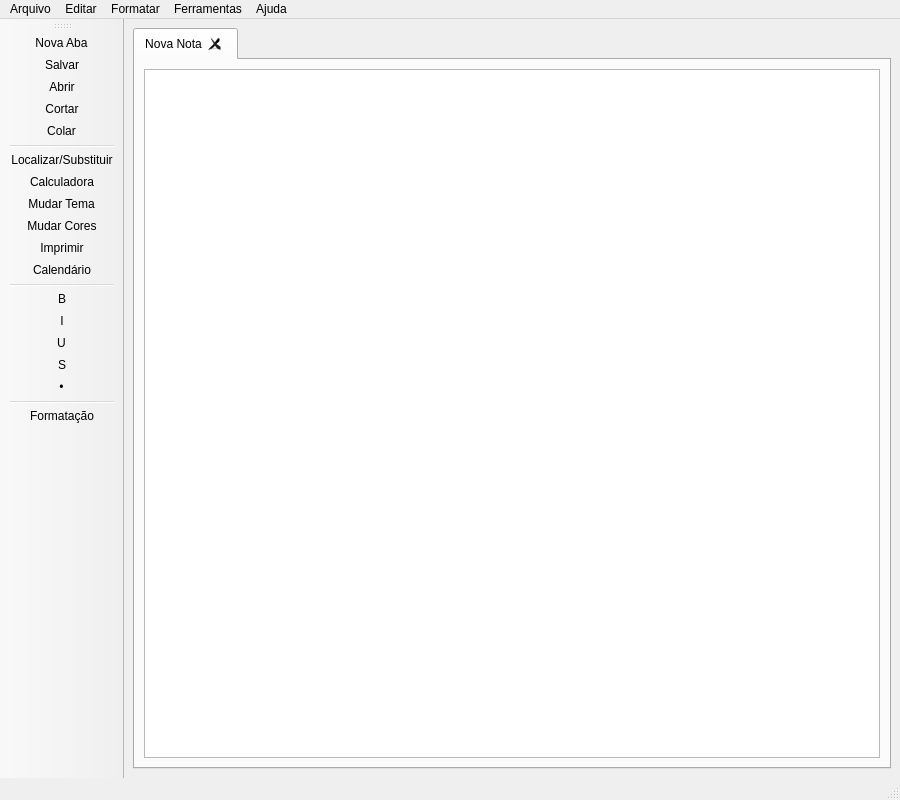
<?xml version="1.0" encoding="UTF-8"?>
<ui version="4.0">
 <class>MainWindow</class>
 <widget class="QMainWindow" name="MainWindow">
  <property name="geometry">
   <rect>
    <x>0</x>
    <y>0</y>
    <width>900</width>
    <height>800</height>
   </rect>
  </property>
  <property name="windowTitle">
   <string>Rabisco</string>
  </property>
  <property name="windowIcon">
   <iconset>
    <normaloff>../assets/icons/logo_rabisco.ico</normaloff>../assets/icons/logo_rabisco.ico</iconset>
  </property>
  <widget class="QWidget" name="centralwidget">
   <layout class="QVBoxLayout" name="verticalLayout">
    <item>
     <widget class="QTabWidget" name="tabWidget">
      <property name="currentIndex">
       <number>0</number>
      </property>
      <property name="tabsClosable">
       <bool>true</bool>
      </property>
      <property name="movable">
       <bool>true</bool>
      </property>
      <widget class="QWidget" name="tab">
       <attribute name="title">
        <string>Nova Nota</string>
       </attribute>
       <layout class="QVBoxLayout" name="verticalLayout_2">
        <item>
         <widget class="QTextEdit" name="textEdit">
          <property name="font">
           <font>
            <family>Aptos (Corpo)</family>
            <pointsize>12</pointsize>
           </font>
          </property>
         </widget>
        </item>
       </layout>
      </widget>
     </widget>
    </item>
   </layout>
  </widget>
  <widget class="QMenuBar" name="menubar">
   <property name="geometry">
    <rect>
     <x>0</x>
     <y>0</y>
     <width>760</width>
     <height>22</height>
    </rect>
   </property>
   <widget class="QMenu" name="menuArquivo">
    <property name="title">
     <string>Arquivo</string>
    </property>
    <addaction name="actionNovo"/>
    <addaction name="actionAbrir"/>
    <addaction name="actionSalvar"/>
    <addaction name="actionSalvarComo"/>
    <addaction name="separator"/>
    <addaction name="actionSair"/>
   </widget>
   <widget class="QMenu" name="menuEditar">
    <property name="title">
     <string>Editar</string>
    </property>
    <addaction name="actionCortar"/>
    <addaction name="actionCopiar"/>
    <addaction name="actionColar"/>
   </widget>
   <widget class="QMenu" name="menuFormatar">
    <property name="title">
     <string>Formatar</string>
    </property>
    <addaction name="actionNegrito"/>
    <addaction name="actionItalico"/>
    <addaction name="actionSublinhado"/>
    <addaction name="separator"/>
    <addaction name="actionCor_do_Texto"/>
    <addaction name="separator"/>
    <addaction name="actionAumentarFonte"/>
    <addaction name="actionDiminuirFonte"/>
   </widget>
   <widget class="QMenu" name="menuFerramentas">
    <property name="title">
     <string>Ferramentas</string>
    </property>
    <addaction name="actionCalculadora"/>
    <addaction name="actionMudarTema"/>
    <addaction name="actionMudarCores"/>
    <addaction name="actionImprimir"/>
   </widget>
   <widget class="QMenu" name="menuAjuda">
    <property name="title">
     <string>Ajuda</string>
    </property>
    <addaction name="actionSobre"/>
    <addaction name="actionAjuda"/>
   </widget>
   <addaction name="menuArquivo"/>
   <addaction name="menuEditar"/>
   <addaction name="menuFormatar"/>
   <addaction name="menuFerramentas"/>
   <addaction name="menuAjuda"/>
  </widget>
  <widget class="QStatusBar" name="statusbar"/>
  <widget class="QToolBar" name="toolBar">
   <property name="windowTitle">
    <string>toolBar</string>
   </property>
   <attribute name="toolBarArea">
    <enum>LeftToolBarArea</enum>
   </attribute>
   <attribute name="toolBarBreak">
    <bool>false</bool>
   </attribute>
   <addaction name="actionNovaAba"/>
   <addaction name="actionSalvar"/>
   <addaction name="actionAbrir"/>
   <addaction name="actionCortar"/>
   <addaction name="actionColar"/>
   <addaction name="separator"/>
   <addaction name="actionLocalizar"/>
   <addaction name="actionCalculadora"/>
   <addaction name="actionMudarTema"/>
   <addaction name="actionMudarCores"/>
   <addaction name="actionImprimir"/>
   <addaction name="actionCalendario"/>
   <addaction name="separator"/>
   <addaction name="actionNegrito"/>
   <addaction name="actionItalico"/>
   <addaction name="actionSublinhado"/>
   <addaction name="actionTachado"/>
   <addaction name="actionLista"/>
   <addaction name="separator"/>
   <addaction name="actionFormatacao"/>
  </widget>
  <action name="actionNovo">
   <property name="icon">
    <iconset>
     <normaloff>../assets/icons/nova_aba.png</normaloff>../assets/icons/nova_aba.png</iconset>
   </property>
   <property name="text">
    <string>Novo</string>
   </property>
   <property name="shortcut">
    <string>Ctrl+N</string>
   </property>
  </action>
  <action name="actionAbrir">
   <property name="icon">
    <iconset>
     <normaloff>../assets/icons/abrir.png</normaloff>../assets/icons/abrir.png</iconset>
   </property>
   <property name="text">
    <string>Abrir</string>
   </property>
   <property name="shortcut">
    <string>Ctrl+O</string>
   </property>
  </action>
  <action name="actionSalvar">
   <property name="icon">
    <iconset>
     <normaloff>../assets/icons/salvar.png</normaloff>../assets/icons/salvar.png</iconset>
   </property>
   <property name="text">
    <string>Salvar</string>
   </property>
   <property name="shortcut">
    <string>Ctrl+S</string>
   </property>
  </action>
  <action name="actionSalvarComo">
   <property name="icon">
    <iconset>
     <normaloff>../assets/icons/salvar_como.png</normaloff>../assets/icons/salvar_como.png</iconset>
   </property>
   <property name="text">
    <string>Salvar Como</string>
   </property>
   <property name="shortcut">
    <string>Ctrl+Shift+S</string>
   </property>
  </action>
  <action name="actionSair">
   <property name="icon">
    <iconset>
     <normaloff>../assets/icons/sair.png</normaloff>../assets/icons/sair.png</iconset>
   </property>
   <property name="text">
    <string>Sair</string>
   </property>
   <property name="shortcut">
    <string>Ctrl+Q</string>
   </property>
  </action>
  <action name="actionCortar">
   <property name="icon">
    <iconset>
     <normaloff>../assets/icons/cortar.png</normaloff>../assets/icons/cortar.png</iconset>
   </property>
   <property name="text">
    <string>Cortar</string>
   </property>
   <property name="shortcut">
    <string>Ctrl+X</string>
   </property>
  </action>
  <action name="actionCopiar">
   <property name="icon">
    <iconset>
     <normaloff>../assets/icons/colar.png</normaloff>../assets/icons/colar.png</iconset>
   </property>
   <property name="text">
    <string>Copiar</string>
   </property>
   <property name="shortcut">
    <string>Ctrl+C</string>
   </property>
  </action>
  <action name="actionColar">
   <property name="icon">
    <iconset>
     <normaloff>../assets/icons/colar.png</normaloff>../assets/icons/colar.png</iconset>
   </property>
   <property name="text">
    <string>Colar</string>
   </property>
   <property name="shortcut">
    <string>Ctrl+V</string>
   </property>
  </action>
  <action name="actionNegrito">
   <property name="checkable">
    <bool>true</bool>
   </property>
   <property name="text">
    <string>B</string>
   </property>
   <property name="toolTip">
    <string>Negrito</string>
   </property>
   <property name="shortcut">
    <string>Ctrl+B</string>
   </property>
  </action>
  <action name="actionItalico">
   <property name="checkable">
    <bool>true</bool>
   </property>
   <property name="text">
    <string>I</string>
   </property>
   <property name="toolTip">
    <string>Itálico</string>
   </property>
   <property name="shortcut">
    <string>Ctrl+I</string>
   </property>
  </action>
  <action name="actionSublinhado">
   <property name="checkable">
    <bool>true</bool>
   </property>
   <property name="text">
    <string>U</string>
   </property>
   <property name="toolTip">
    <string>Sublinhado</string>
   </property>
   <property name="shortcut">
    <string>Ctrl+U</string>
   </property>
  </action>
  <action name="actionCor_do_Texto">
   <property name="text">
    <string>Cor do Texto</string>
   </property>
  </action>
  <action name="actionNovaAba">
   <property name="icon">
    <iconset>
     <normaloff>../assets/icons/nova_aba.png</normaloff>../assets/icons/nova_aba.png</iconset>
   </property>
   <property name="text">
    <string>Nova Aba</string>
   </property>
   <property name="toolTip">
    <string>Adicionar nova aba</string>
   </property>
  </action>
  <action name="actionMudarCores">
   <property name="icon">
    <iconset>
     <normaloff>../assets/icons/cores.png</normaloff>../assets/icons/cores.png</iconset>
   </property>
   <property name="text">
    <string>Mudar Cores</string>
   </property>
   <property name="toolTip">
    <string>Mudar a paleta de cores</string>
   </property>
  </action>
  <action name="actionCalendario">
   <property name="icon">
    <iconset>
     <normaloff>../assets/icons/calendario.png</normaloff>../assets/icons/calendario.png</iconset>
   </property>
   <property name="text">
    <string>Calendário</string>
   </property>
   <property name="toolTip">
    <string>Abrir calendário</string>
   </property>
  </action>
  <action name="actionCalculadora">
   <property name="icon">
    <iconset>
     <normaloff>../assets/icons/calculadora.png</normaloff>../assets/icons/calculadora.png</iconset>
   </property>
   <property name="text">
    <string>Calculadora</string>
   </property>
   <property name="toolTip">
    <string>Abrir calculadora do sistema</string>
   </property>
  </action>
  <action name="actionMudarTema">
   <property name="icon">
    <iconset>
     <normaloff>../assets/icons/tema.png</normaloff>../assets/icons/tema.png</iconset>
   </property>
   <property name="text">
    <string>Mudar Tema</string>
   </property>
   <property name="toolTip">
    <string>Alternar entre tema claro e escuro</string>
   </property>
  </action>
  <action name="actionImprimir">
   <property name="icon">
    <iconset>
     <normaloff>../assets/icons/imprimir.png</normaloff>../assets/icons/imprimir.png</iconset>
   </property>
   <property name="text">
    <string>Imprimir</string>
   </property>
   <property name="toolTip">
    <string>Imprimir documento atual</string>
   </property>
   <property name="shortcut">
    <string>Ctrl+P</string>
   </property>
  </action>
  <action name="actionLocalizar">
   <property name="icon">
    <iconset>
     <normaloff>../assets/icons/localizar.png</normaloff>../assets/icons/localizar.png</iconset>
   </property>
   <property name="text">
    <string>Localizar/Substituir</string>
   </property>
   <property name="toolTip">
    <string>Localizar e substituir texto</string>
   </property>
   <property name="shortcut">
    <string>Ctrl+F</string>
   </property>
  </action>
  <action name="actionSobre">
   <property name="icon">
    <iconset>
     <normaloff>../assets/icons/ajuda.png</normaloff>../assets/icons/ajuda.png</iconset>
   </property>
   <property name="text">
    <string>Sobre</string>
   </property>
   <property name="toolTip">
    <string>Informações sobre o Rabisco</string>
   </property>
  </action>
  <action name="actionAumentarFonte">
   <property name="text">
    <string>Aumentar Fonte</string>
   </property>
   <property name="toolTip">
    <string>Aumentar o tamanho da fonte</string>
   </property>
   <property name="shortcut">
    <string>Ctrl++</string>
   </property>
  </action>
  <action name="actionDiminuirFonte">
   <property name="text">
    <string>Diminuir Fonte</string>
   </property>
   <property name="toolTip">
    <string>Diminuir o tamanho da fonte</string>
   </property>
   <property name="shortcut">
    <string>Ctrl+-</string>
   </property>
  </action>
  <action name="actionTachado">
   <property name="checkable">
    <bool>true</bool>
   </property>
   <property name="text">
    <string>S</string>
   </property>
   <property name="toolTip">
    <string>Tachado</string>
   </property>
   <property name="shortcut">
    <string>Ctrl+T</string>
   </property>
  </action>
  <action name="actionLista">
   <property name="text">
    <string>•</string>
   </property>
   <property name="toolTip">
    <string>Inserir lista com marcadores</string>
   </property>
   <property name="shortcut">
    <string>Ctrl+L</string>
   </property>
  </action>
  <action name="actionFormatacao">
   <property name="text">
    <string>Formatação</string>
   </property>
   <property name="toolTip">
    <string>Configurações de formatação de texto</string>
   </property>
   <property name="shortcut">
    <string>Ctrl+Shift+F</string>
   </property>
  </action>
  <action name="actionSobre">
   <property name="text">
    <string>Sobre</string>
   </property>
   <property name="toolTip">
    <string>Informações sobre o aplicativo</string>
   </property>
   <property name="shortcut">
    <string>F1</string>
   </property>
  </action>
  <action name="actionAjuda">
   <property name="text">
    <string>Ajuda</string>
   </property>
   <property name="toolTip">
    <string>Exibir ajuda do aplicativo</string>
   </property>
   <property name="shortcut">
    <string>Shift+F1</string>
   </property>
  </action>
 </widget>
 <resources/>
 <connections/>
</ui>
